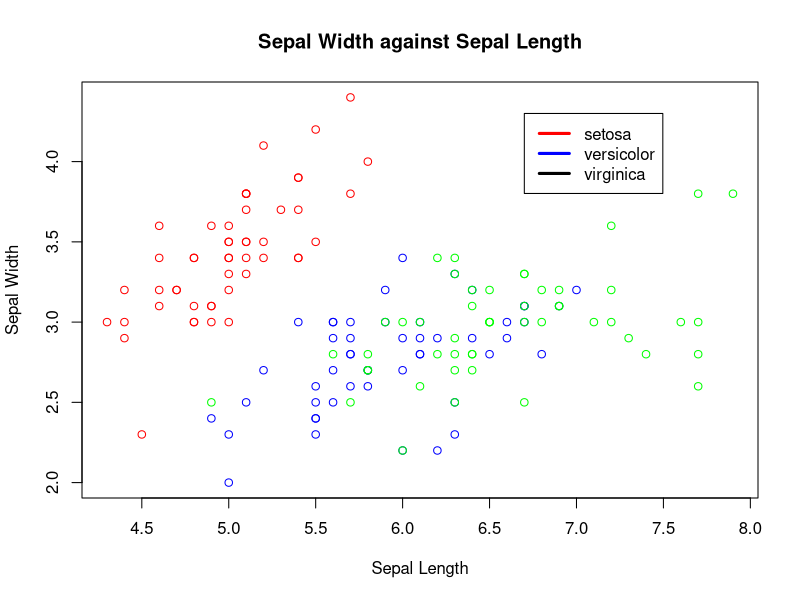

Here is the R script that generated this plot:
data(iris)

quant <- iris[,1:4]
overallMean <- apply(quant, 2, mean)
setosaMean <- apply(quant[which(iris$Species == 'setosa'),], 2, mean)
versicolorMean <- apply(quant[which(iris$Species == 'versicolor'),], 2, mean)
virginicaMean <- apply(quant[which(iris$Species == 'virginica'),], 2, mean)


pdf('lengthWidth.pdf')
  plot((iris$Sepal.Length), (iris$Sepal.Width),
       col = rep(c('red','blue','green'),c(50,50,50)),
       xlab = 'Sepal Length', ylab = 'Sepal Width',
       main = 'Sepal Width against Sepal Length')
  legend(6.7,4.3,legend=c('setosa','versicolor','virginica'),
         col=c('red','blue','black'), lwd=3)
dev.off()
